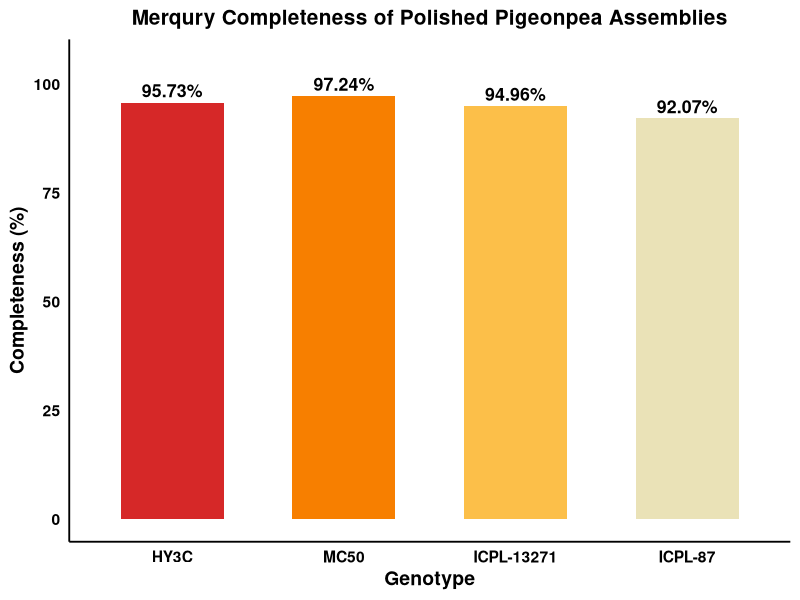

This chart was generated by the following R code:

library(ggplot2)

df <- data.frame(
  Genotype = factor(c("HY3C", "MC50", "ICPL-13271", "ICPL-87"),
                    levels = c("HY3C", "MC50", "ICPL-13271", "ICPL-87")),
  Completeness = c(95.73, 97.24, 94.96, 92.07)
)

ggplot(df, aes(x = Genotype, y = Completeness, fill = Genotype)) +
  
  geom_bar(stat = "identity", width = 0.6) +
  
  geom_text(aes(label = paste0(Completeness, "%")),
            vjust = -0.4,
            size = 4.5,
            fontface = "bold") +
  
  scale_fill_manual(values = c(
    "#D62828",
    "#F77F00",
    "#FCBF49",
    "#EAE2B7"
  )) +
  
  labs(
    title = "Merqury Completeness of Polished Pigeonpea Assemblies",
    x = "Genotype",
    y = "Completeness (%)"
  ) +
  
  ylim(0, 105) +
  
  theme_minimal(base_size = 14) +
  
  theme(
    panel.background = element_rect(fill = "white", color = NA),
    plot.background = element_rect(fill = "white", color = NA),
    panel.grid.major = element_blank(),
    panel.grid.minor = element_blank(),
    axis.line = element_line(color = "black"),
    axis.text = element_text(color = "black", face = "bold"),
    axis.title = element_text(face = "bold"),
    plot.title = element_text(face = "bold", hjust = 0.5, size = 15),
    legend.position = "none"
  )
